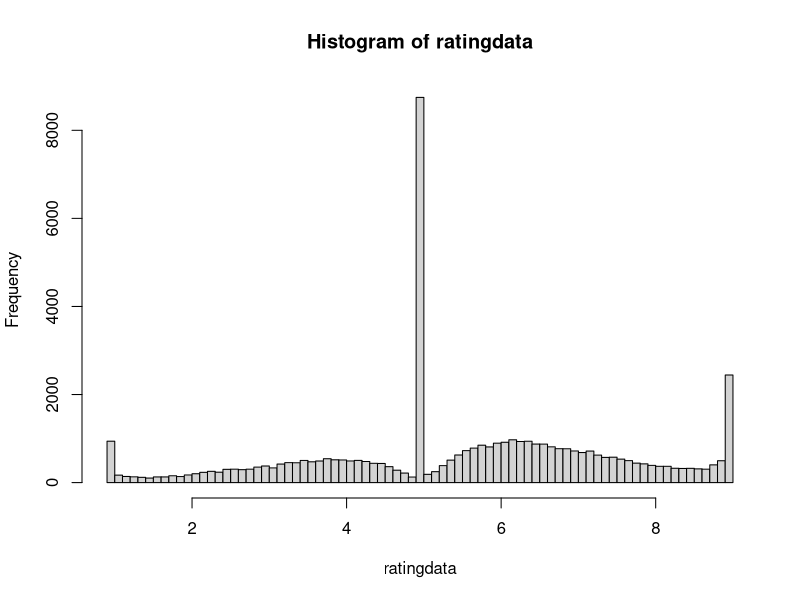

Here is the R script that generated this plot: (Note: this script raises an error after producing the figure.)
############################################################################
## Joint Modeling Oracle Reliability and Regularity in
## Large-scale Crowdsourced Affective Data
## Jianbo Ye <jxy198 at ist.psu.edu>

############################################################################
library("Matrix")
library("pracma")

## create hyperedge I_{i,j}^{(k)} within an image k
## from continous 1D dimension data
agreement_hyperedge = function (vals, cutoff = 2.0) {
  l = length(vals);
  if (l<=1) return (0.);
  sqrdiff = matrix(vals*vals, l, l) + 
    matrix(vals*vals, l, l, byrow = T) - 
    2* vals %*% t(vals);
  agreemat = (sqrdiff <= cutoff*cutoff);
  diag(agreemat) = 0;
  return (agreemat);
}

crossagreement = function (vals0, vals1, trusts, cutoff=2.0) {
  l0=length(vals0);
  l1=length(vals1);
  stopifnot(length(trusts) == l1);
  if (min(l0,l1)==1) return (0.);
  sqrdiff = matrix(vals0 * vals0, l0, l1) +
            matrix(vals1 * vals1, l0, l1, byrow = T) -
            2* vals0 %*% t(vals1);
  return(((sqrdiff <= cutoff*cutoff) %*% trusts) / sum(trusts));
}

## read csv data
emodata = read.csv("filter_four.csv", 
                   header=FALSE, 
                   col.names = c("pid", "uid", "valence", "arousal", "dominance", "likeness"));
## set property of interests
ratingdata=emodata$valence;

## set the minimal score difference
ticks=0.1;

## set the minimal score
lowestbreak=1-ticks;

## set the maximal score
highestbreak=9;

## quantize data into histograms
histcount = hist(ratingdata, breaks=seq(lowestbreak,highestbreak,ticks));

## set number of ratings
n=length(ratingdata);

## set percentiles at each score
histcum=cumsum(c(0, histcount$counts));

## set the cutoff agreement threshold
cutoff=nrow(emodata)/5.;

## set image_count and user_count
M = max(emodata$pid);
N = max(emodata$uid);

## create raw sparse matrix data
sdata = sparseMatrix(i=emodata$pid, j=emodata$uid, x=ratingdata, 
                     dims=c(M,N));

computetrusts = function (usr_trusts, sdata) {
  ## create agreement matrix
  agreedata = sdata;
  img_trusts = as.vector((sdata != 0) %*% usr_trusts);
  rcnt = colSums(sdata != 0);
  randrate=(histcum[1:((length(histcum)-1))] + histcum[2:length(histcum)])/cutoff;
  comlist=c();
  for (i in 1:nrow(sdata)) {
    rawdata=sdata[i,,drop=TRUE];
    if (nnzero(rawdata) > 0) {
      uid=which(rawdata!=0);
      idx=round((rawdata[uid]-lowestbreak)/ticks);
      withinrate=(histcum[idx]+histcum[idx+1])/cutoff;
      I=agreement_hyperedge(withinrate);
      rawdata=(I %*% usr_trusts[uid]) / colSums(I);
      comlist=c(comlist, 
                sum(crossagreement(randrate, withinrate, usr_trusts[uid]) * histcount$counts) /
                sum(histcount$counts));
      agreedata[i, uid] = rawdata;
    }
  }
  #usrprof=colSums(sdata)/rcnt;
  usrprof=as.vector((img_trusts %*% agreedata) / (img_trusts %*% (sdata != 0)));
  #randtrust = mean(comlist)
  randtrust = sum(comlist * img_trusts[which(img_trusts>0)]) / sum(img_trusts);
  return(list("usr" = usrprof, "rand" = randtrust))
}



create_agreement_hypergraph = function (sparse_ordinal_data, cutoff) {
  n = sum(rowSums(sdata != 0) > 0);
  I = list(n);
  U = list(n);
  incr=0;
  for (i in 1:nrow(sdata)) {
    rawdata=sdata[i,,drop=TRUE];
    if (nnzero(rawdata) > 0) {
      incr = incr+1;
      uid=which(rawdata!=0);
      idx=round((rawdata[uid]-lowestbreak)/ticks);
      withinrate=(histcum[idx]+histcum[idx+1])/cutoff;
      I[[incr]]=agreement_hyperedge(withinrate);
      U[[incr]]=uid;
    }
  }
  return(list("I" =I, "U" =U));
}

hypergraph = create_agreement_hypergraph(sdata, cutoff);

## EM-like algorithm
simpleEM = function () {
  result=computetrusts(rep(1,N), sdata);
  for (iter in 1:10) {
    result_new=computetrusts(result$usr, sdata);
    change=abs(result$usr - result_new$usr);
    print(sum(change[which(change > 0)]));
    result = result_new;
  }
  return(result)
}

# result=simpleEM();

## draw trustability population
plotdata = function (res) {
  usrprof=res$usr;
  randtrust=res$rand;

  plot(density(usrprof[which(usrprof>0)], adjust=2), xlim=c(0,1),col='blue',
      main = "Density of Trustabilities between Random and Human",
      xlab = "Trustability");
  abline(v=randtrust, col = "blue", lwd = 2);
}

plotdata(result);

## calculate most trustable images
imgtrusts=as.vector((sdata != 0) %*% result$usr);
labeled=which(imgtrusts > 0);
avgscores=as.vector(sdata %*% result$usr) / as.vector((sdata != 0) %*% result$usr);
#avgscores=as.vector(rowSums(sdata)) / as.vector(rowSums(sdata != 0));
plot(density(imgtrusts[labeled], adjust = 1, na.rm = TRUE), xlab = "Cum. Trustability", main = "Image Trustabilities")
abline(v=result$rand * 4, col = "blue", lwd = 2);
#plot(density(avgscores[labeled], adjust = 2, na.rm = TRUE))


## plot trustability vs. avg scores
df = data.frame(x=rnorm(length(labeled)),y=rnorm(length(labeled)));
ggplot(df,aes(x=imgtrusts[labeled],y=avgscores[labeled]))+stat_density2d(aes(alpha=..level..), geom="polygon") +xlab("Trustability") +ylab("AvgScore")

## print top img sorted by trustability
sorted = sort.int( (avgscores), decreasing = TRUE , index.return = TRUE)
#write(labeled[sorted$ix[1:1000]], file="arousal_high.txt", ncolumns=1)
sorted = sort.int( (highestbreak+1 - avgscores), decreasing = TRUE , index.return = TRUE)
#write(labeled[sorted$ix[1:1000]], file="arousal_low.txt", ncolumns=1)
